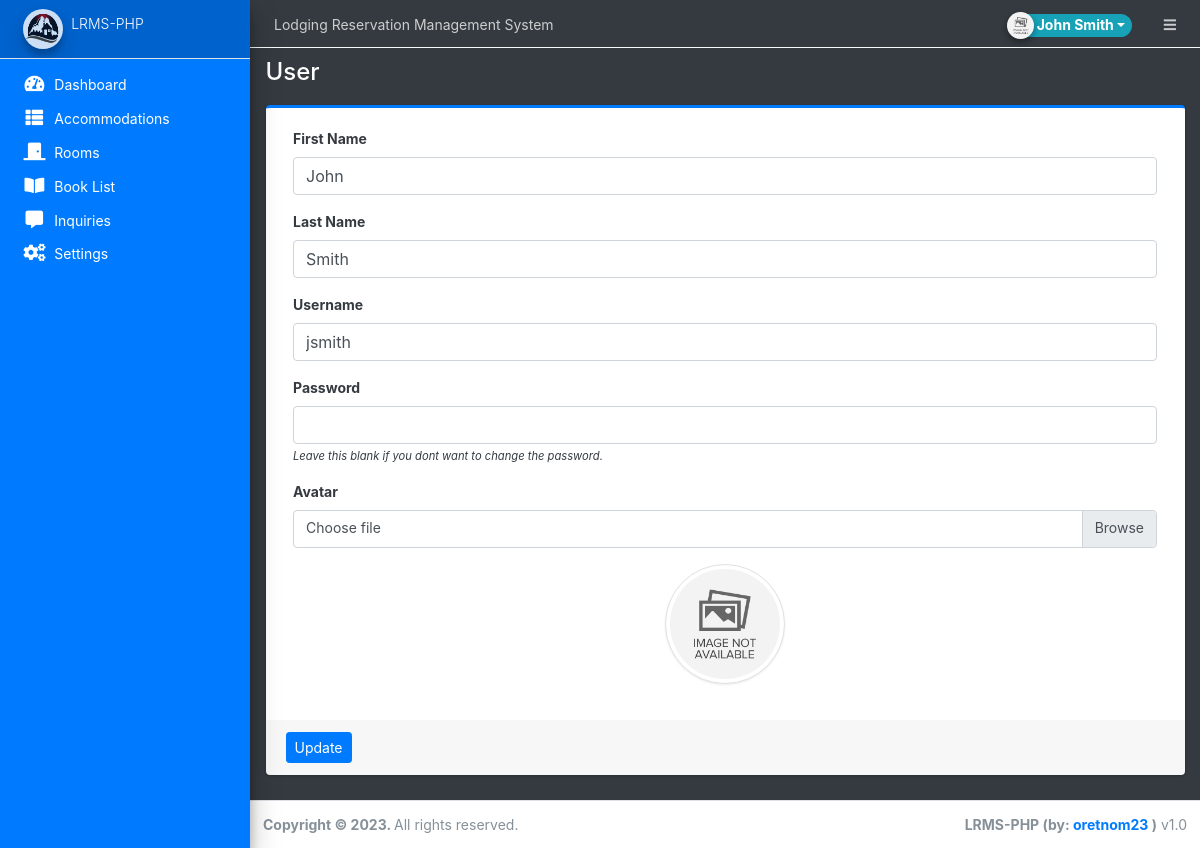
/admin/?page=user (signed in), run on the app's committed database.
### tables this page shows
CREATE TABLE `users` (
  `id` int(50) NOT NULL,
  `firstname` varchar(250) NOT NULL,
  `lastname` varchar(250) NOT NULL,
  `email` text NOT NULL,
  `contact` varchar(50) NOT NULL,
  `username` text NOT NULL,
  `password` text NOT NULL,
  `avatar` text DEFAULT NULL,
  `last_login` datetime DEFAULT NULL,
  `type` tinyint(1) NOT NULL DEFAULT 0,
  `date_added` datetime NOT NULL DEFAULT current_timestamp(),
  `date_updated` datetime DEFAULT NULL ON UPDATE current_timestamp()
);

### classes/DBConnection.php (called while the page is built, shortened)
<?php
class DBConnection{
    private $host = DB_SERVER;
    private $username = DB_USERNAME;
    private $password = DB_PASSWORD;
    private $database = DB_NAME;
    public $conn;
    public function __construct(){
        if (!isset($this->conn)) {
            $this->conn = new mysqli($this->host, $this->username, $this->password, $this->database);
        }
    }
}
?>

### config.php (called while the page is built, shortened)
<?php
require_once('classes/DBConnection.php');
require_once('classes/SystemSettings.php');
function validate_image($file){
	if(!empty($file)){
		if(is_file(base_app.$file)){
			return base_url.$file;
		}else{
			return base_url.'dist/img/no-image-available.png';
		}
	}else{
		return base_url.'dist/img/no-image-available.png';
	}
}
?>

### admin/user/index.php (the view, shortened to what this page needs)
<?php
$user = $conn->query("SELECT * FROM users where id ='".$_settings->userdata('id')."'");
foreach($user->fetch_array() as $k =>$v){
	$meta[$k] = $v;
}
?>
<div class="card card-outline card-primary">
	<div class="card-body">
		<div class="container-fluid">
			<form action="" id="manage-user">
				<div class="form-group">
					<label for="name">First Name</label>
					<input type="text" name="firstname" id="firstname" class="form-control" value="<?php echo isset($meta['firstname']) ? $meta['firstname']: '' ?>" required>
				</div>
				<div class="form-group">
					<label for="name">Last Name</label>
					<input type="text" name="lastname" id="lastname" class="form-control" value="<?php echo isset($meta['lastname']) ? $meta['lastname']: '' ?>" required>
				</div>
				<div class="form-group">
					<label for="username">Username</label>
					<input type="text" name="username" id="username" class="form-control" value="<?php echo isset($meta['username']) ? $meta['username']: '' ?>" required  autocomplete="off">
				</div>
				<div class="form-group">
					<label for="password">Password</label>
					<input type="password" name="password" id="password" class="form-control" value="" autocomplete="off">
					<small><i>Leave this blank if you dont want to change the password.</i></small>
				</div>
				<div class="form-group">
					<label for="" class="control-label">Avatar</label>
					<div class="custom-file">
		              <label class="custom-file-label" for="customFile">Choose file</label>
		            </div>
				</div>
				<div class="form-group d-flex justify-content-center">
					<img src="<?php echo validate_image(isset($meta['avatar']) ? $meta['avatar'] :'') ?>" alt="" id="cimg" class="img-fluid img-thumbnail">
				</div>
			</form>
		</div>
	</div>
	<div class="card-footer">
			<div class="col-md-12">
				<div class="row">
					<button class="btn btn-sm btn-primary" form="manage-user">Update</button>
				</div>
			</div>
		</div>
</div>

### admin/user/index.php (style rules this page uses)
img#cimg { height: 15vh; width: 15vh; object-fit: cover; border-radius: 100% 100%; }

### data on the page
users: firstname "John", lastname "Smith", username "jsmith"

### other printed values
$_settings->info('name') "Lodging Reservation Management System"
$_settings->userdata('firstname').' '.$_settings->userdata('lastname') "John Smith"
$_settings->info('short_name') "LRMS-PHP"
str_replace(array("/","_"), " ",$page) "User"
